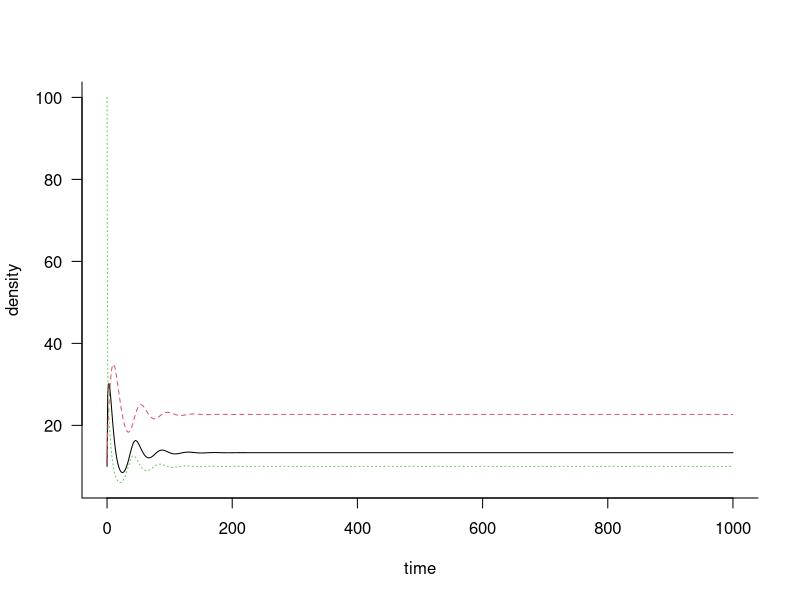
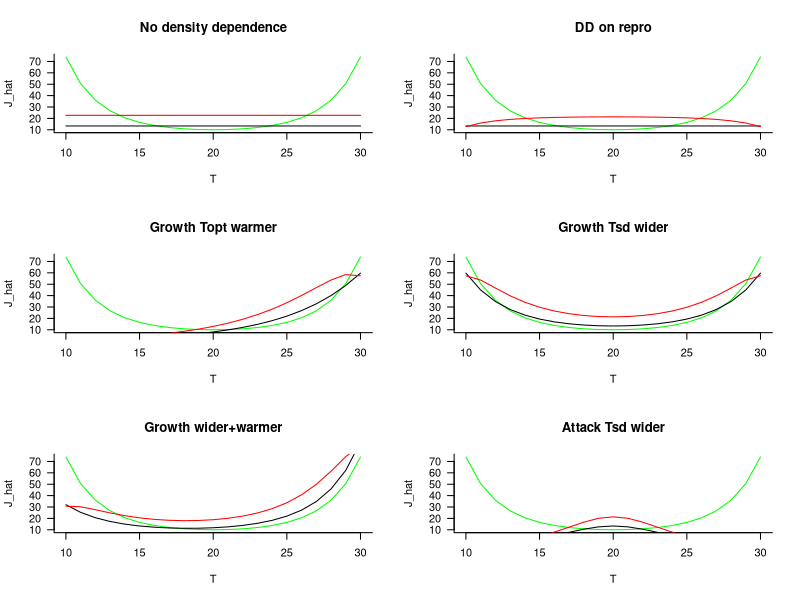

The R script that drew these images, in order:
#t-dep stage-dep predation 
library(deSolve)

par(mfrow=c(1,1))

#time vector
Tmax = 1000 # time horizon  
TimeStep = 1 # integration time step
Time <- seq(0, Tmax, by = TimeStep)
#initial
A0 = 10
P0 = 11
J0 = 100
Y0 <- c(A0,P0,J0)
#parameters
a =.1 
c =.1 #
m =.1 #predators live longer
b = 2 #must be greater than 1
g =.4 
n =.3 
parms <- c(a,c,m,b,g,n )
predprey_equations  <- function(t, y, parms) {
  a=parms[1]; c=parms[2] ; m= parms[3]; b=parms[4]; g=parms[5]; n=parms[6]
    A0 <- y[1]; P0 <- y[2]; J0 <- y[3]
         dAdt <- g*J0 - n*A0            #adult ode
         dPdt <- (c*a*J0*P0) - m*P0     #predator ode
         dJdt <- b*A0 - g*J0 - a*J0*P0  #juvenile ode
         return(list(c(dAdt,dPdt,dJdt)));
    }
LV.out <- lsoda(Y0, Time,predprey_equations,parms)
par(las=1,bty="l")
matplot(LV.out[,1],LV.out[,-1], type='l', xlab="time", ylab="density") 

#condition 2: must be pos
g-n*(n/(b*m)+m+b)
#condition 3: must be pos
n*g+g*b-m*g*b/n-m*g+m*b-n*m

#red = pred
#green = juv
#black = adult


#equilibrium across range of temps using *gaussian function* for a(t) and g(t)
# Rm*exp(-0.5*((T-Topt)/Tsd)^2
# no density dependence
par(mfrow=c(3,2))
# J*=m/ca(t)
# A*=g(t)m/nca(t)
# P*=[g(t)(b/n-1)]/a(t)
T = seq(10,30,1)
Topt = 20
Tsd = 5
### identical ####
at = a*exp(-0.5*((T-Topt)/Tsd)^2) #attack rate as func of temp
gt = g*exp(-0.5*((T-Topt)/Tsd)^2) #growth rate as func of temp

J_hat=m/(c*at)
A_hat=gt*m/(n*c*at)
P_hat=(gt*((b/n)-1))/at
plot(T,J_hat, col="green",type="l", main="No density dependence")
lines(T,A_hat, col="black")
lines(T,P_hat, col="red")

# add density dependence on reproduction
# J*=m/ca(t)
# A*=g(t)m/nca(t)
# P*=bg(t)/na(t)-bg(t)m/Knca(t)2+bg(t)2m/Kn2ca(t)2-g(t)/a(t)
K=200
J_hat=m/(c*at)
A_hat=gt*m/(n*c*at)
P_hat=b*gt/(n*at)-b*gt*m/(K*n*c*at^2)+b*gt^2*m/K*n^2*c*at^2-gt/at

plot(T,J_hat, col="green",type="l",main = "DD on repro")
lines(T,A_hat, col="black")
lines(T,P_hat, col="red")

### growth warmer ####
Topt2 = 25
at = a*exp(-0.5*((T-Topt)/Tsd)^2) #attack rate as func of temp
gt = g*exp(-0.5*((T-Topt2)/Tsd)^2) #growth rate as func of temp
J_hat=m/(c*at)
A_hat=gt*m/(n*c*at)
P_hat=b*gt/(n*at)-b*gt*m/(K*n*c*at^2)+b*gt^2*m/K*n^2*c*at^2-gt/at
plot(T,J_hat, col="green",type="l",main="Growth Topt warmer")
lines(T,A_hat, col="black")
lines(T,P_hat, col="red")

### growth wider ####
Tsd2 = 2*Tsd
at = a*exp(-0.5*((T-Topt)/Tsd)^2) #attack rate as func of temp
gt = g*exp(-0.5*((T-Topt)/Tsd2)^2) #growth rate as func of temp
J_hat=m/(c*at)
A_hat=gt*m/(n*c*at)
P_hat=b*gt/(n*at)-b*gt*m/(K*n*c*at^2)+b*gt^2*m/K*n^2*c*at^2-gt/at
plot(T,J_hat, col="green",type="l",main="Growth Tsd wider")
lines(T,A_hat, col="black")
lines(T,P_hat, col="red")

### growth wider & warmer####
Tsd2 = 2*Tsd
at = a*exp(-0.5*((T-Topt)/Tsd)^2) #attack rate as func of temp
gt = g*exp(-0.5*((T-Topt2)/Tsd2)^2) #growth rate as func of temp
J_hat=m/(c*at)
A_hat=gt*m/(n*c*at)
P_hat=b*gt/(n*at)-b*gt*m/(K*n*c*at^2)+b*gt^2*m/K*n^2*c*at^2-gt/at
plot(T,J_hat, col="green",type="l",main="Growth wider+warmer")
lines(T,A_hat, col="black")
lines(T,P_hat, col="red")

### attack wider ####
Tsd2 = 0.5*Tsd
at = a*exp(-0.5*((T-Topt)/Tsd)^2) #attack rate as func of temp
gt = g*exp(-0.5*((T-Topt)/Tsd2)^2) #growth rate as func of temp
J_hat=m/(c*at)
A_hat=gt*m/(n*c*at)
P_hat=b*gt/(n*at)-b*gt*m/(K*n*c*at^2)+b*gt^2*m/K*n^2*c*at^2-gt/at
plot(T,J_hat, col="green",type="l",main="Attack Tsd wider")
lines(T,A_hat, col="black")
lines(T,P_hat, col="red")

#maybe use rootSolve package function "multiroot" and function "steady"?
